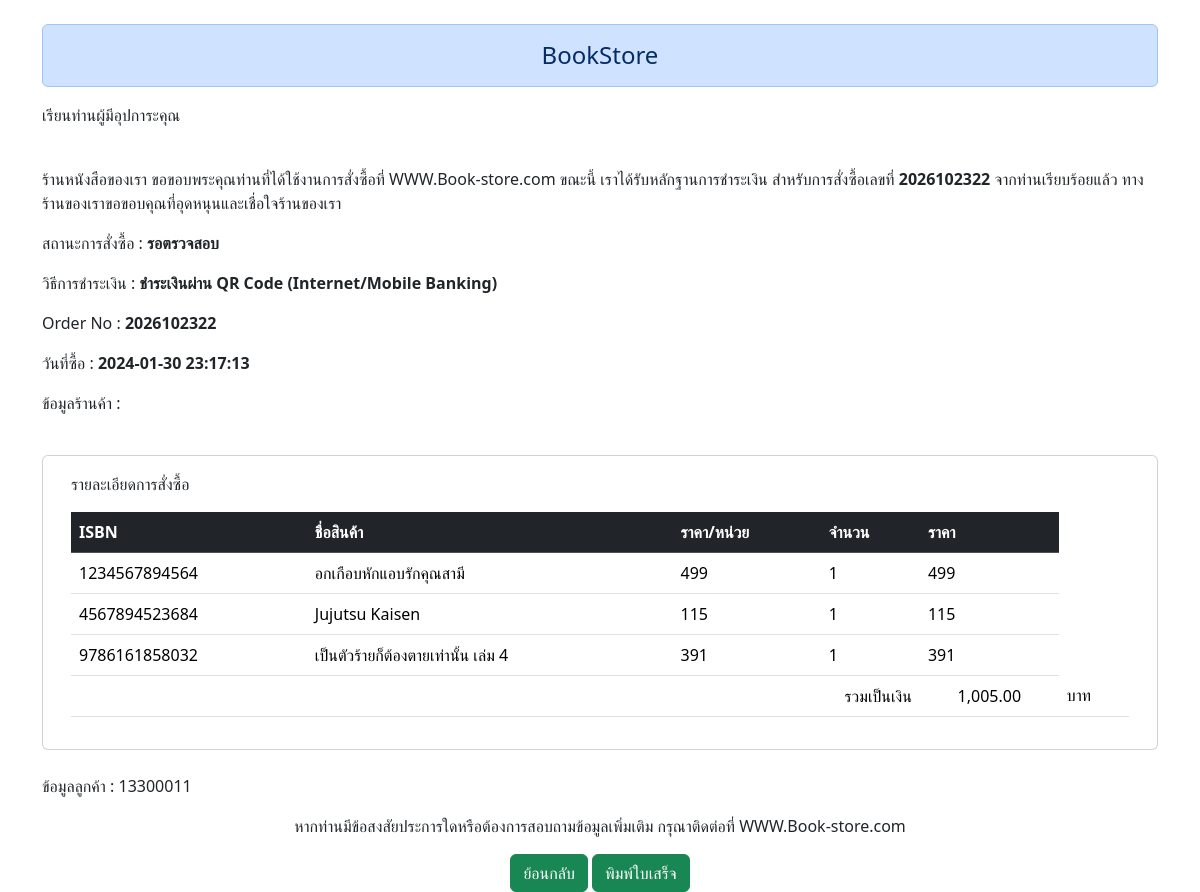
The page /view_receipt.php?cart_id=2026102322 on the database its author committed.
### tables this page shows
CREATE TABLE `order_detail` (
  `Order_ID` int(12) NOT NULL COMMENT 'แสดงรายละเรียดของตะกร้าว่ามีหนังสืออะไรถูกเพิ่มเข้ามาบ้าง',
  `Cart_ID` int(11) NOT NULL,
  `ISBN` varchar(13) NOT NULL,
  `Book_Quantity` int(11) NOT NULL
);

CREATE TABLE `cart` (
  `Cart_ID` int(20) NOT NULL COMMENT 'IDตะกร้า นี้จะเป็นตัวเดียวกับที่เอาข้อมูลไปทำใบเสร็จนะจ๊ะ',
  `Mana_ID` int(11) DEFAULT NULL,
  `BBuy_ID` int(11) NOT NULL,
  `Total_Price` decimal(10,2) DEFAULT 0.00,
  `Buy_Date` datetime DEFAULT NULL,
  `Order_Score` int(11) DEFAULT NULL,
  `Order_Review` text NOT NULL,
  `Order_Status` text NOT NULL COMMENT 'สถานะที่ถูกตรวจสอบโดยผู้จัดการว่าออเดอร์นี้จ่ายเงินเรียบร้อยหรือยัง หรือยกเลิกออเดอรืไปแล้วมีดังนี้\r\nยืนยันคำสั่งซื้อ\r\nรอตรวจสอบ\r\nยืนยันการชำระเงิน\r\nยกเลิก',
  `Confirmation` varchar(255) NOT NULL
);

CREATE TABLE `book` (
  `ISBN` varchar(13) NOT NULL,
  `Book_Name` varchar(255) DEFAULT NULL,
  `Book_Price` float NOT NULL,
  `Add_Date` date NOT NULL,
  `Book_Remain` int(11) NOT NULL,
  `Publ_ID` int(11) DEFAULT NULL,
  `Auth_ID` int(11) DEFAULT NULL,
  `Type_ID` int(11) DEFAULT NULL,
  `Cate_ID` int(11) DEFAULT NULL,
  `SCat_ID` int(11) DEFAULT NULL,
  `View_Count` int(11) NOT NULL,
  `Book_Image` varchar(255) NOT NULL
);

### view_receipt.php (the view, shortened to what this page needs)
<?php
include 'config.php';
?>
<!DOCTYPE html>
<html lang="en">
<head>
    <link href="https://cdn.jsdelivr.net/npm/bootstrap@5.3.2/dist/css/bootstrap.min.css" rel="stylesheet">
</head>
<body>
    <?php
    if (isset($_GET['cart_id'])) {
        $cart_id = htmlspecialchars($_GET['cart_id']);
    } else {
    }
    $query = "SELECT od.*, cr.Order_Status, cr.Buy_Date, cr.Mana_ID, b.ISBN, b.Book_Name, b.Book_Price, cr.BBuy_ID
    FROM order_detail od
    LEFT JOIN cart cr ON od.Cart_ID = cr.Cart_ID
    LEFT JOIN book b ON od.ISBN = b.ISBN
    WHERE od.cart_id = '$cart_id'";
    $result = mysqli_query($conn, $query);
    if (mysqli_num_rows($result) > 0) {
        $totalPrice = 0;
        $orderId = "";
        $buyer = "";
        ?>
        <div class="container">
            <div class="row">
                <div class="col-md">
                    <div class="alert alert-primary h4 text-center mt-4" role="alert">
                        BookStore
                    </div>
                </div>
            </div>
        </div>
        <?php
        while ($order = mysqli_fetch_assoc($result)) {
            if ($orderId === "") {
                $orderId = $order['Order_ID'];
                $orderStatus = $order['Order_Status'];
                $buyDate = $order['Buy_Date'];
                $manaId = $order['Mana_ID'];
                $buyer = $order['BBuy_ID'];
                ?>
                <div class="container">
                    <div class="row">
                        <div class="col">
                            <p>เรียนท่านผู้มีอุปการะคุณ</p><br>
                            <p>ร้านหนังสือของเรา ขอขอบพระคุณท่านที่ได้ใช้งานการสั่งซื้อที่ WWW.Book-store.com ขณะนี้ เราได้รับหลักฐานการชำระเงิน สำหรับการสั่งซื้อเลขที่ <b><?= $orderId ?></b> จากท่านเรียบร้อยแล้ว ทางร้านของเราขอขอบคุณที่อุดหนุนและเชื่อใจร้านของเรา</p>
                            <p>สถานะการสั่งซื้อ : <b><?= $orderStatus ?></b></p>
                            <p>วิธีการชำระเงิน :<b> ชำระเงินผ่าน QR Code (Internet/Mobile Banking)</b></p>
                            <p>Order No : <b><?= $orderId ?></b> </p>
                            <p>วันที่ซื้อ : <b><?= $buyDate ?></b></p>
                            <p>ข้อมูลร้านค้า :<b><?= $manaId ?></b></p>
                        </div>
                    </div>
                </div>
                <?php
            }
            $totalPrice += $order['Book_Price'] * $order['Book_Quantity'];
        }
        ?>
        <div class="container">
            <div class="card mb-4 mt-4">
                <div class="card-body">
                    <div class="container">
                        <p>รายละเอียดการสั่งซื้อ</p>
                        <table class="table">
                            <thead class="table-dark">
                                <tr>
                                    <th>ISBN</th>
                                    <th>ชื่อสินค้า</th>
                                    <th>ราคา/หน่วย</th>
                                    <th>จำนวน</th>
                                    <th>ราคา</th>
                                </tr>
                            </thead>
                            <tbody>
                                <?php
                                mysqli_data_seek($result, 0);
                                while ($order = mysqli_fetch_assoc($result)) {
                                    ?>
                                    <tr>
                                        <td><?= $order['ISBN'] ?></td>
                                        <td><?= $order['Book_Name'] ?></td>
                                        <td><?= $order['Book_Price'] ?></td>
                                        <td><?= $order['Book_Quantity'] ?></td>
                                        <td><?= $order['Book_Price'] * $order['Book_Quantity'] ?></td>
                                    </tr>
                                    <?php
                                }
                                ?>
                                <tr>
                                    <td colspan="4" class="text-end">รวมเป็นเงิน</td>
                                    <td class="text-center"><?= number_format($totalPrice, 2) ?></td>
                                    <td>บาท</td>
                                </tr>
                            </tbody>
                        </table>
                    </div>
                </div>
            </div>
        </div>
        <div class="container">
            <p>ข้อมูลลูกค้า : <?= $buyer ?></p>
        </div>
        <?php
    }
    ?>
    <footer class="container text-center">
        <p>หากท่านมีข้อสงสัยประการใดหรือต้องการสอบถามข้อมูลเพิ่มเติม กรุณาติดต่อที่ WWW.Book-store.com</p>
        <div>
            <a href="orderstatus.php" class="btn btn-success print-button">ย้อนกลับ</a>
            <button onclick="window.print()" href="" class="btn btn-success print-button">พิมพ์ใบเสร็จ</button>
        </div>
    </footer>
</body>
</html>

### rows shown on the page
order_detail: Order_ID "2026102322", Cart_ID.Order_Status "รอตรวจสอบ", Cart_ID.Buy_Date "2024-01-30 23:17:13", ISBN.ISBN "1234567894564", ISBN.Book_Name "อกเกือบหักแอบรักคุณสามี", ISBN.Book_Price "499", Book_Quantity "1", $order['Book_Price']*$order['Book_Quantity'] "499"
order_detail: ISBN.ISBN "4567894523684", ISBN.Book_Name "Jujutsu Kaisen", ISBN.Book_Price "115", Book_Quantity "1", $order['Book_Price']*$order['Book_Quantity'] "115"
order_detail: ISBN.ISBN "9786161858032", ISBN.Book_Name "เป็นตัวร้ายก็ต้องตายเท่านั้น เล่ม 4", ISBN.Book_Price "391", Book_Quantity "1", $order['Book_Price']*$order['Book_Quantity'] "391"
cart: BBuy_ID "13300011"

### other values the page prints
$totalPrice "1,005.00"
